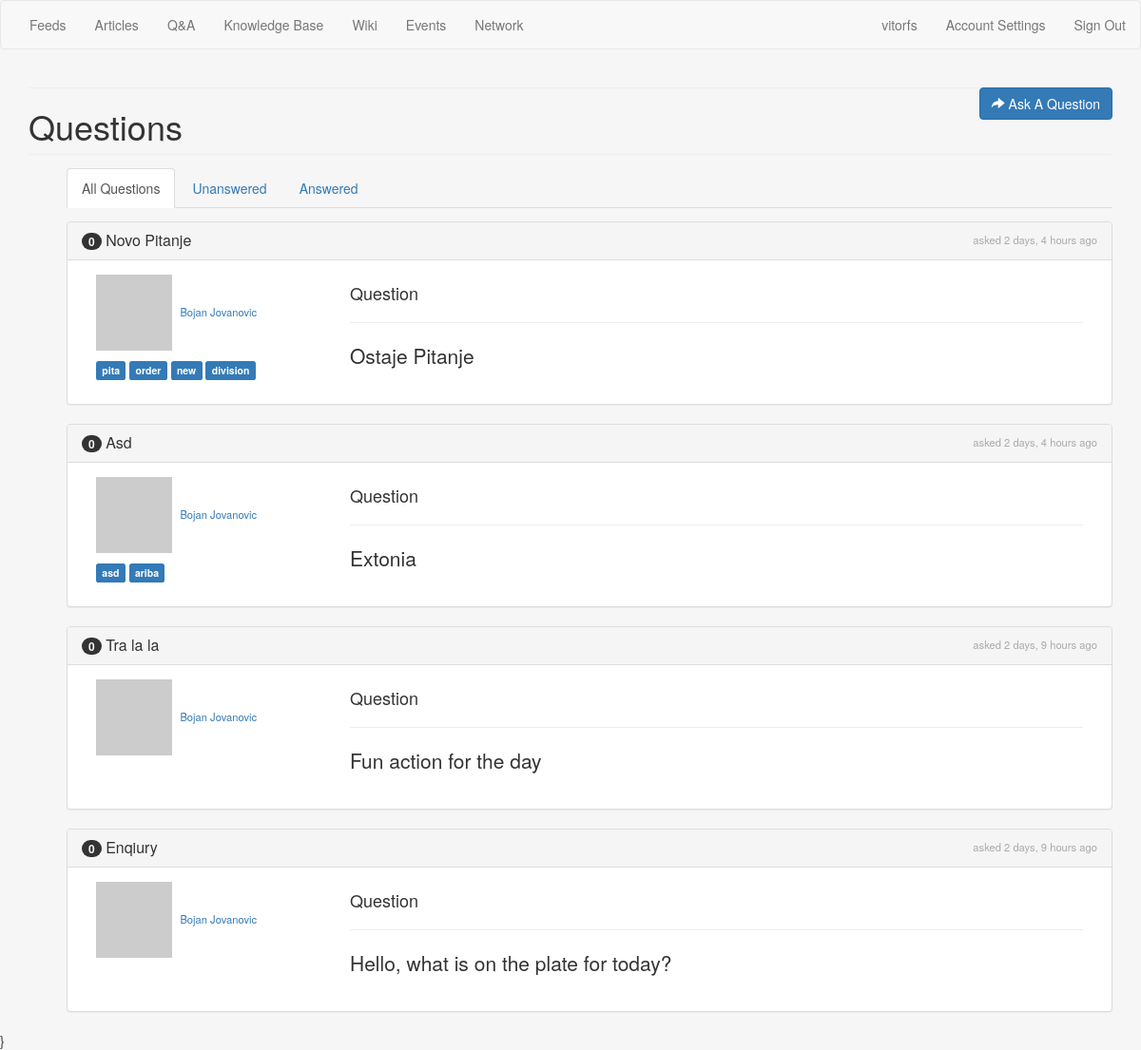
The app's page /questions/, older data.
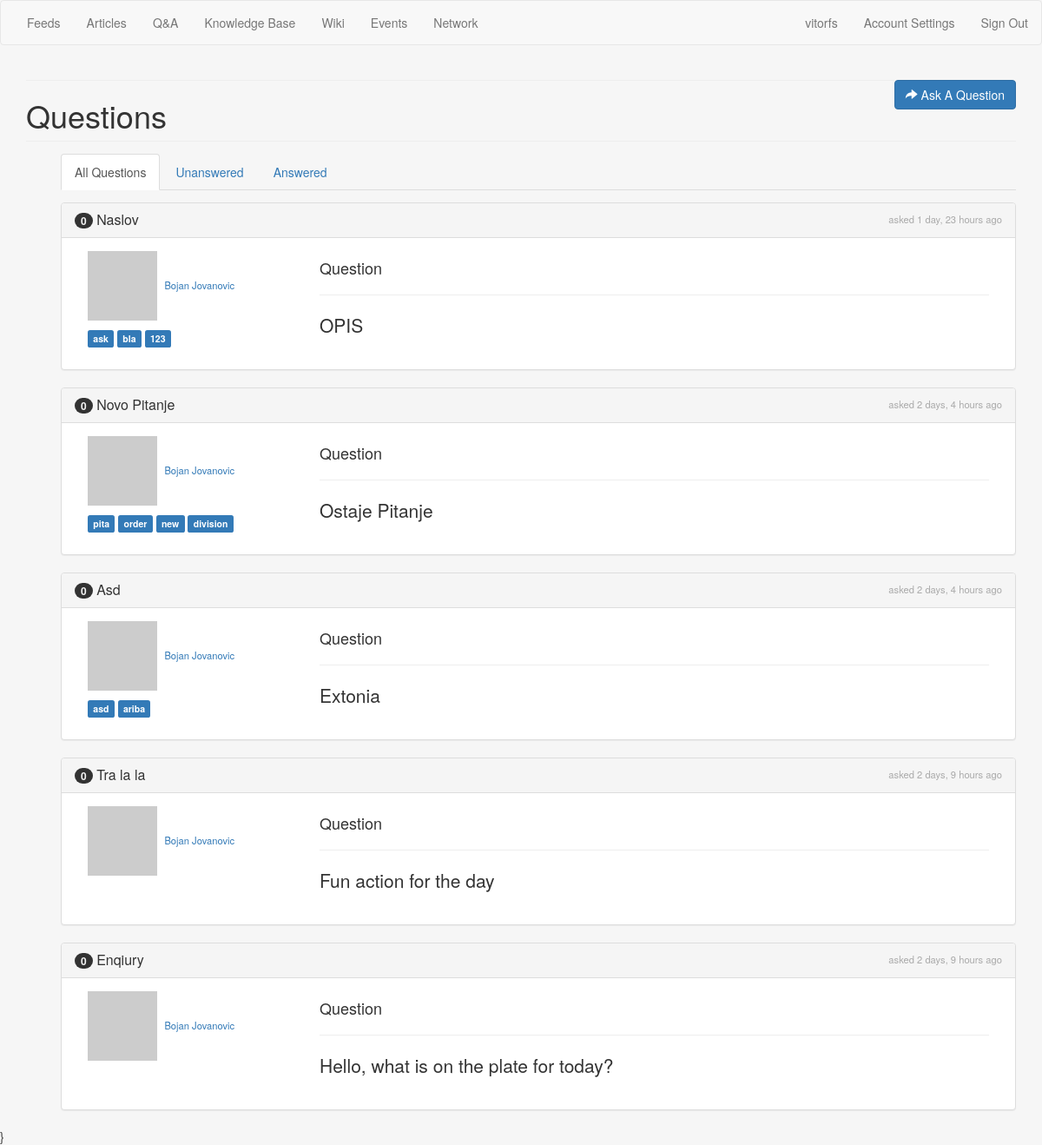
The same page, newer data.
### questions/models.py (models this page shows, shortened)
class Question(models.Model):
	user = models.ForeignKey(User)
	title= models.CharField(max_length=2000)
	description = models.TextField(max_length=2000)
	tags = models.CharField(max_length=255, null=True, blank=True)
	create_date = models.DateTimeField(auto_now_add=True)
	update_date = models.DateTimeField(auto_now_add=True)
	favorites = models.IntegerField(default=0)
	has_accepted_answer = models.BooleanField(default=False)
	class Meta:
		verbose_name = 'Question'
		verbose_name_plural = 'Questions'
		ordering = ('-update_date',)
	def get_answers_count(self):
		return Answer.objects.filter(question=self).count()
	def get_tag_list(self):
		return self.tags.split(" ")
	def get_description_preview(self):
		if len(self.description) > 255:
			return u'{0}...'.format(self.description[:255])
		else:
			return self.description
	def get_absolute_url(self):
		return reverse("question", kwargs={'pk': self.id})

### questions/views.py (the view)
# urls.py: url(r'^questions/$', questions, name="questions"),
def questions(request):
	questions = Question.objects.all()
	context = {
		'questions': questions,
		'active': 'all'
	}
	return render(request, 'questions/questions.html', context)

### templates/questions/questions.html (shortened to what this page needs)
{% extends 'base.html' %}
{% load staticfiles	 %}
{% block head %}
	<link href="{% static 'css/questions.css' %}" rel="stylesheet">
{% endblock head %}
{% block main %}
	<div class="page-header">
		<a class="btn btn-primary pull-right" href="{% url 'ask' %}">
			<span class="glyphicon glyphicon-share-alt"></span>
			Ask A Question
		</a>
		<hr/>
		<h1>Questions</h1>
	</div>
	<ul class="questions">
		<ul class="nav nav-tabs" style="margin-bottom: 1em">
			 <li {% if active == 'all' %} class="active" {% endif %}><a href="{% url 'questions' %}">All Questions</a></li>
			 <li {% if active == 'unanswered' %} class="active" {% endif %}><a href="{% url 'unanswered' %}">Unanswered</a></li>
			 <li {% if active == 'answered' %} class="active" {% endif %}><a href="{% url 'answered' %}">Answered</a></li>
		</ul>
		{% for question in questions %}
			{% include 'questions/partial_question.html' with question=question %}
		{% empty %}
			<h4 style="text-align: center; padding: 1em 0;">No question to display</h4>
		{% endfor %}
	</ul>
{% endblock main %}

### templates/questions/partial_question.html (shortened to what this page needs)
{% load humanize %}
<div class="panel panel-default question" question-id="{{ question.id }}">
	<div class="panel-heading">
		<span class="asked">asked {{ question.update_date|naturaltime }}</span>
		<h3 class="panel-title">
			<span class="badge">{{ question.get_answers_count }}</span>
			<a href="{{ question.get_absolute_url }}">{{ question.title }}</a>
		</h3>
	</div>
	<div class="panel-body">
		<div class="col-sm-3 pull-left">
			<div class="question-user">
				<a href="" class="user"><img src="http://www.gravatar.com/avatar/07626034d73ad893cf8a63cea49a4cb6?s=256&d=http%3A%2F%2Ftrybootcamp.vitorfs.com%2Fstatic%2Fimg%2Fuser.png"></a>
				<a href="#" class="username">{{ question.user.get_full_name }}</a>
			</div>
			{% if question.get_tag_list %}
				<p>
					{% for tag in question.get_tag_list %}
					<span class="label label-primary">{{ tag }}</span>
					{% endfor %}
				</p>
			{% endif %}
		</div>
		<div class="col-sm-9">
			<h4>Question</h4>
			<hr/>
			<p class="lead">{{ question.get_description_preview }}</p>
		</div>
	</div>
</div>

Row changes from the older to the newer data that the page shows:
added Question: update_date "1 day, 23 hours ago", get_answers_count "0", title "Naslov", user.get_full_name "Bojan Jovanovic", get_tag_list "ask" "bla" "123", get_description_preview "OPIS"
